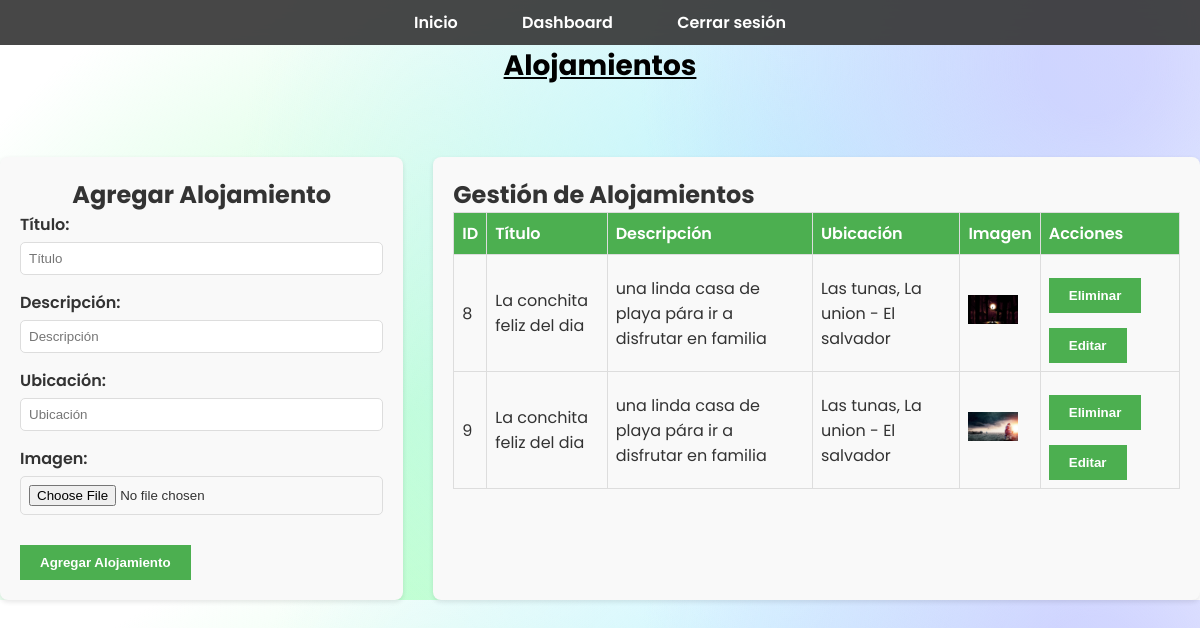
The app's page /dashboard/adminDashboardAlojamientos.php (signed in) with its own data.
### tables this page shows
CREATE TABLE `alojamientos` (
  `id` int(11) NOT NULL,
  `title` varchar(255) NOT NULL,
  `description` text NOT NULL,
  `image` varchar(255) DEFAULT NULL,
  `created_at` timestamp NOT NULL DEFAULT current_timestamp(),
  `location` varchar(255) NOT NULL
);

### dashboard/adminDashboardAlojamientos.php (the view, shortened to what this page needs)
<?php
require '../db.php';
$alojamientos = $pdo->query("SELECT * FROM alojamientos")->fetchAll(PDO::FETCH_ASSOC);
?>
<!DOCTYPE html>
<html lang="es">
<head>
    <link rel="stylesheet" href="../assets/css/alojamientosDash.css">
</head>
<body>
    <div class="navbar">
        <a href="../index.php">Inicio</a>
        <a href="admin_dashboard.php">Dashboard</a>
        <a href="../auth/logout.php">Cerrar sesión</a>
    </div>
    <h1>Alojamientos</h1>
    <div class="container">
        <div class="left">
            <h2>Agregar Alojamiento</h2>
            <form method="post" action="../alojamientos/add.php" enctype="multipart/form-data">
                <div class="form-group">
                    <label for="title">Título:</label>
                    <input type="text" id="title" name="title" required placeholder="Título"><br>
                </div>
                <div class="form-group">
                    <label for="description">Descripción:</label>
                    <input type="text" id="description" name="description" required placeholder="Descripción"><br>
                </div>
                <div class="form-group">
                    <label for="location">Ubicación:</label>
                    <input type="text" id="location" name="location" required placeholder="Ubicación"><br>
                </div>
                <div class="form-group">
                    <label for="image">Imagen:</label>
                    <input type="file" id="image" name="image" required><br>
                </div>
                <input type="submit" name="add_alojamiento" value="Agregar Alojamiento">
            </form>
        </div>
        <div class="right">
            <h2>Gestión de Alojamientos</h2>
            <table>
                <tr>
                    <th>ID</th>
                    <th>Título</th>
                    <th>Descripción</th>
                    <th>Ubicación</th>
                    <th>Imagen</th>
                    <th>Acciones</th>
                </tr>
                <?php foreach ($alojamientos as $alojamiento): ?>
                <tr>
                    <td><?= $alojamiento['id'] ?></td>
                    <td><?= $alojamiento['title'] ?></td>
                    <td><?= $alojamiento['description'] ?></td>
                    <td><?= $alojamiento['location'] ?></td>
                    <td><img src="../uploads/<?= basename($alojamiento['image']) ?>" alt="Imagen" width="50"></td>
                    <td>
                        <form method="post" action="../alojamientos/delete.php" style="display:inline;">
                            <input type="submit" name="delete_alojamiento" value="Eliminar">
                        </form>
                        <form method="post" action="../alojamientos/edit.php" style="display:inline;">
                            <input type="submit" name="edit_alojamiento" value="Editar">
                        </form>
                    </td>
                </tr>
                <?php endforeach; ?>
            </table>
        </div>
    </div>
</body>
</html>

### assets/css/alojamientosDash.css (style rules this page uses)
* { margin: 0; padding: 0; box-sizing: border-box; }
body { font-family: 'Poppins', Arial, sans-serif; background-color: hsla(0, 0%, 100%, 1); background-image: radial-gradient(circle at 91% 11%, hsla(241.99999999999997, 100%, 88%, 0.66) 4.03%, transparent 37.22%), radial-gradient(circle at 66% 37%, hsla(191.91, 100%, 88%, 1) 0%, transparent 63.33%), radial-gradient(circle at 36% 87%, hsla(136.32, 100%, 88%, 1) 12.10%, transparent 63.33%); background-blend-mode: normal, normal, normal; color: #333; }
.navbar { background-color: rgba(51, 51, 51, 0.9); padding: 10px; text-align: center; -webkit-backdrop-filter: blur(8px); backdrop-filter: blur(8px); }
.navbar a { color: white; text-decoration: none; padding: 10px 20px; margin: 0 10px; font-weight: 600; }
.container { display: flex; gap: 30px; margin-top: 70px; }
h1 { text-align: center; font-size: 28px; margin-bottom: 20px; color: #000000; text-decoration: underline; font-weight: 700; }
.left { flex: 4; background-color: #f9f9f9; padding: 20px; border-radius: 8px; box-shadow: 0 2px 5px rgba(0, 0, 0, 0.1); }
.left h2 { text-align: center; font-weight: 700; }
.form-group { margin-bottom: 15px; }
.form-group label { display: block; font-weight: 600; }
.form-group input { width: 100%; padding: 8px; margin-top: 5px; border: 1px solid #ddd; border-radius: 5px; }
input[type="submit"] { background-color: #4CAF50; color: white; padding: 10px 20px; border: none; cursor: pointer; margin-top: 15px; width: 100%; font-weight: 600; transition: background-color 0.3s ease; }
.right { flex: 8; background-color: #f9f9f9; padding: 20px; border-radius: 8px; box-shadow: 0 2px 5px rgba(0, 0, 0, 0.1); }
table { width: 100%; border-collapse: collapse; font-family: 'Poppins', Arial, sans-serif; }
table, th, td { border: 1px solid #ddd; }
th, td { padding: 8px; text-align: left; }
th { background-color: #4CAF50; color: white; font-weight: 600; }
td img { max-width: 50px; height: auto; }
form input[type="submit"] { width: auto; margin-right: 5px; font-weight: 600; }

### records on screen
alojamientos: id "8", title "La conchita feliz del dia", description "una linda casa de playa pára ir a disfrutar en familia", location "Las tunas, La union - El salvador", image (picture)
alojamientos: id "9", title "La conchita feliz del dia", description "una linda casa de playa pára ir a disfrutar en familia", location "Las tunas, La union - El salvador", image (picture)
